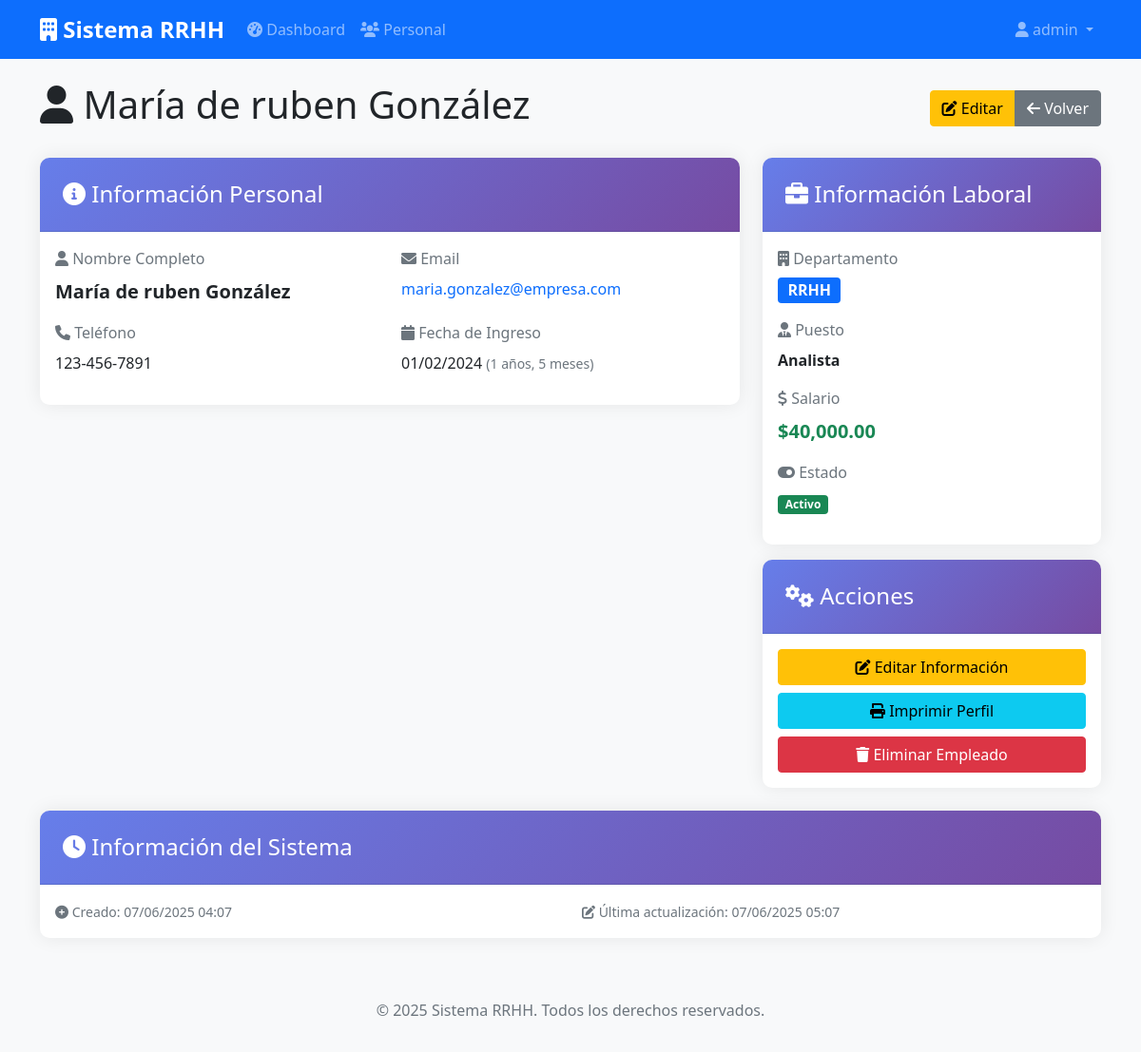
The app's page /pages/personal_view.php?id=2 (signed in) with its own data.
### tables this page shows
CREATE TABLE `personal` (
  `id` int NOT NULL AUTO_INCREMENT,
  `nombre` varchar(100) NOT NULL,
  `apellido` varchar(100) NOT NULL,
  `email` varchar(100) NOT NULL,
  `telefono` varchar(20) DEFAULT NULL,
  `departamento` varchar(100) DEFAULT NULL,
  `puesto` varchar(100) DEFAULT NULL,
  `fecha_ingreso` date DEFAULT NULL,
  `salario` decimal(10,2) DEFAULT NULL,
  `activo` tinyint(1) DEFAULT '1',
  `created_at` timestamp NULL DEFAULT CURRENT_TIMESTAMP,
  `updated_at` timestamp NULL DEFAULT CURRENT_TIMESTAMP ON UPDATE CURRENT_TIMESTAMP,
  PRIMARY KEY (`id`),
  UNIQUE KEY `email` (`email`)
);

### functions/personal.php (called while the page is built, shortened)
<?php
require_once '../config/database.php';
class Personal {
    private $conn;
    public function __construct() {
        $database = new Database();
        $this->conn = $database->getConnection();
    }
    public function readOne($id) {
        $query = "SELECT * FROM personal WHERE id = :id AND activo = 1";
        $stmt = $this->conn->prepare($query);
        $stmt->bindParam(':id', $id);
        $stmt->execute();
        return $stmt->fetch(PDO::FETCH_ASSOC);
    }
}
?>

### config/database.php (called while the page is built, shortened)
<?php
class Database {
    private $host = 'localhost';
    private $db_name = 'rrhh_system';
    private $username = 'root';
    private $password = 'root';
    public function getConnection() {
        $this->conn = null;
        try {
            $this->conn = new PDO(
                "mysql:host=" . $this->host . ";dbname=" . $this->db_name . ";charset=utf8",
                $this->username,
                $this->password
            );
            $this->conn->setAttribute(PDO::ATTR_ERRMODE, PDO::ERRMODE_EXCEPTION);
        } catch(PDOException $exception) {
            echo "Error de conexión: " . $exception->getMessage();
        }
        return $this->conn;
    }
}
?>

### pages/personal_view.php (the view, shortened to what this page needs)
<?php
require_once '../includes/header.php';
require_once '../functions/personal.php';
$personal = new Personal();
$empleado = $personal->readOne($_GET['id']);
?>
<div class="row">
    <div class="col-12">
        <div class="d-flex justify-content-between align-items-center mb-4">
            <h1>
                <i class="fas fa-user"></i>
                <?php echo htmlspecialchars($empleado['nombre'] . ' ' . $empleado['apellido']); ?>
            </h1>
            <div class="btn-group">
                <a href="personal_form.php?id=<?php echo $empleado['id']; ?>" class="btn btn-warning">
                    <i class="fas fa-edit"></i> Editar
                </a>
                <a href="personal.php" class="btn btn-secondary">
                    <i class="fas fa-arrow-left"></i> Volver
                </a>
            </div>
        </div>
    </div>
</div>
<div class="row">
    <div class="col-lg-8">
        <div class="card">
            <div class="card-header">
                <h4><i class="fas fa-info-circle"></i> Información Personal</h4>
            </div>
            <div class="card-body">
                <div class="row">
                    <div class="col-md-6">
                        <div class="mb-3">
                            <label class="form-label text-muted">
                                <i class="fas fa-user"></i> Nombre Completo
                            </label>
                            <div class="fw-bold fs-5">
                                <?php echo htmlspecialchars($empleado['nombre'] . ' ' . $empleado['apellido']); ?>
                            </div>
                        </div>
                    </div>
                    <div class="col-md-6">
                        <div class="mb-3">
                            <label class="form-label text-muted">
                                <i class="fas fa-envelope"></i> Email
                            </label>
                            <div>
                                <a href="mailto:<?php echo htmlspecialchars($empleado['email']); ?>" class="text-decoration-none">
                                    <?php echo htmlspecialchars($empleado['email']); ?>
                                </a>
                            </div>
                        </div>
                    </div>
                </div>
                <div class="row">
                    <div class="col-md-6">
                        <div class="mb-3">
                            <label class="form-label text-muted">
                                <i class="fas fa-phone"></i> Teléfono
                            </label>
                            <div>
                                <?php echo $empleado['telefono'] ? htmlspecialchars($empleado['telefono']) : '<span class="text-muted">No especificado</span>'; ?>
                            </div>
                        </div>
                    </div>
                    <div class="col-md-6">
                        <div class="mb-3">
                            <label class="form-label text-muted">
                                <i class="fas fa-calendar"></i> Fecha de Ingreso
                            </label>
                            <div>
                                <?php
                                if ($empleado['fecha_ingreso']) {
                                    $fecha = new DateTime($empleado['fecha_ingreso']);
                                    echo $fecha->format('d/m/Y');
                                    $hoy = new DateTime();
                                    $antiguedad = $hoy->diff($fecha);
                                    echo ' <small class="text-muted">(' . $antiguedad->y . ' años, ' . $antiguedad->m . ' meses)</small>';
                                } else {
                                    echo '<span class="text-muted">No especificada</span>';
                                }
                                ?>
                            </div>
                        </div>
                    </div>
                </div>
            </div>
        </div>
    </div>
    <div class="col-lg-4">
        <div class="card">
            <div class="card-header">
                <h4><i class="fas fa-briefcase"></i> Información Laboral</h4>
            </div>
            <div class="card-body">
                <div class="mb-3">
                    <label class="form-label text-muted">
                        <i class="fas fa-building"></i> Departamento
                    </label>
                    <div>
                        <span class="badge bg-primary fs-6">
                            <?php echo htmlspecialchars($empleado['departamento']); ?>
                        </span>
                    </div>
                </div>
                <div class="mb-3">
                    <label class="form-label text-muted">
                        <i class="fas fa-user-tie"></i> Puesto
                    </label>
                    <div class="fw-bold">
                        <?php echo htmlspecialchars($empleado['puesto']); ?>
                    </div>
                </div>
                <div class="mb-3">
                    <label class="form-label text-muted">
                        <i class="fas fa-dollar-sign"></i> Salario
                    </label>
                    <div class="fw-bold text-success fs-5">
                        <?php
                        if ($empleado['salario']) {
                            echo '$' . number_format($empleado['salario'], 2, '.', ',');
                        } else {
                            echo '<span class="text-muted">No especificado</span>';
                        }
                        ?>
                    </div>
                </div>
                <div class="mb-3">
                    <label class="form-label text-muted">
                        <i class="fas fa-toggle-on"></i> Estado
                    </label>
                    <div>
                        <span class="badge bg-success">Activo</span>
                    </div>
                </div>
            </div>
        </div>
        <div class="card mt-3">
            <div class="card-header">
                <h4><i class="fas fa-cogs"></i> Acciones</h4>
            </div>
            <div class="card-body">
                <div class="d-grid gap-2">
                    <a href="personal_form.php?id=<?php echo $empleado['id']; ?>" class="btn btn-warning">
                        <i class="fas fa-edit"></i> Editar Información
                    </a>
                    <button type="button" class="btn btn-info" onclick="window.print()">
                        <i class="fas fa-print"></i> Imprimir Perfil
                    </button>
                    <a href="personal.php?delete=<?php echo $empleado['id']; ?>"
                       class="btn btn-danger"
                       onclick="return confirmDelete('<?php echo htmlspecialchars($empleado['nombre'] . ' ' . $empleado['apellido']); ?>')">
                        <i class="fas fa-trash"></i> Eliminar Empleado
                    </a>
                </div>
            </div>
        </div>
    </div>
</div>
<div class="row mt-4">
    <div class="col-12">
        <div class="card">
            <div class="card-header">
                <h4><i class="fas fa-clock"></i> Información del Sistema</h4>
            </div>
            <div class="card-body">
                <div class="row">
                    <div class="col-md-6">
                        <small class="text-muted">
                            <i class="fas fa-plus-circle"></i> Creado:
                            <?php echo date('d/m/Y H:i', strtotime($empleado['created_at'])); ?>
                        </small>
                    </div>
                    <div class="col-md-6">
                        <small class="text-muted">
                            <i class="fas fa-edit"></i> Última actualización:
                            <?php echo date('d/m/Y H:i', strtotime($empleado['updated_at'])); ?>
                        </small>
                    </div>
                </div>
            </div>
        </div>
    </div>
</div>
<?php require_once '../includes/footer.php'; ?>

### assets/css/style.css (style rules this page uses)
body { background-color: #f8f9fa; font-family: 'Segoe UI', Tahoma, Geneva, Verdana, sans-serif; }
.card { border: none; box-shadow: 0 0 20px rgba(0,0,0,0.08); border-radius: 10px; }
.card-header { background: linear-gradient(135deg, #667eea 0%, #764ba2 100%); color: white; border-radius: 10px 10px 0 0 !important; padding: 1.5rem; }
.card-header h4 { margin: 0; font-weight: 400; }

### records on screen
personal: nombre+apellido "María de ruben González", email "maria.gonzalez@empresa.com", telefono "123-456-7891", fecha_ingreso "01/02/2024", fecha_ingreso "1", fecha_ingreso "5", departamento "RRHH", puesto "Analista", salario "40,000.00", created_at "07/06/2025 04:07", updated_at "07/06/2025 05:07"

### other values on screen
$_SESSION['username'] "admin"
